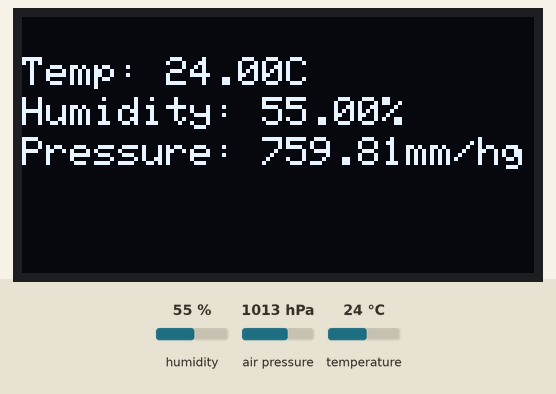
A sketch run on a simulated Arduino Uno, built with avr-gcc and run on an emulated ATmega328P. On the bench: 128×64 one-colour display. The inputs (shaded band) are chosen by the test bench; at power-on: humidity 55 %, air pressure 1013 hPa, temperature 24 °C.

Above: at 3.2 s.
3.3 s: humidity set to 22 %
At 5.3 s:
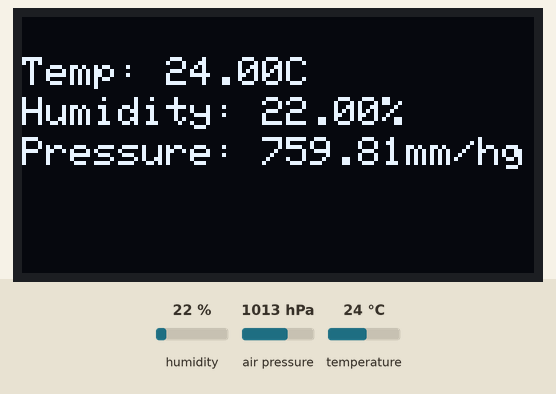
5.6 s: air pressure set to 952 hPa
At 7.4 s:
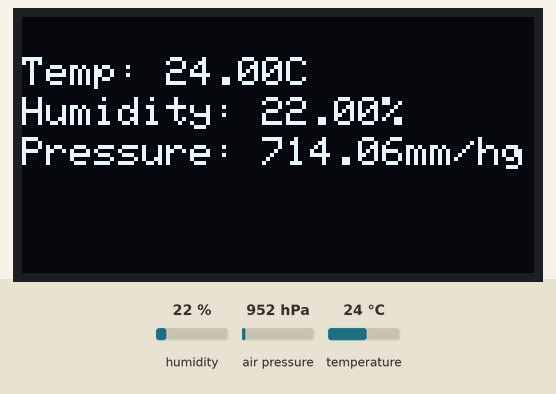
7.7 s: temperature set to 12 °C
At 9.1 s:
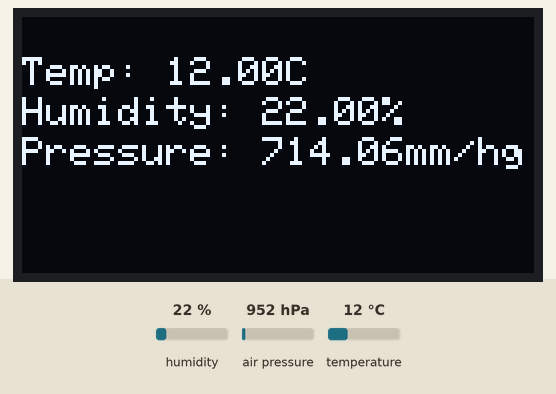
9.8 s: humidity set to 40 %
At 10.9 s:
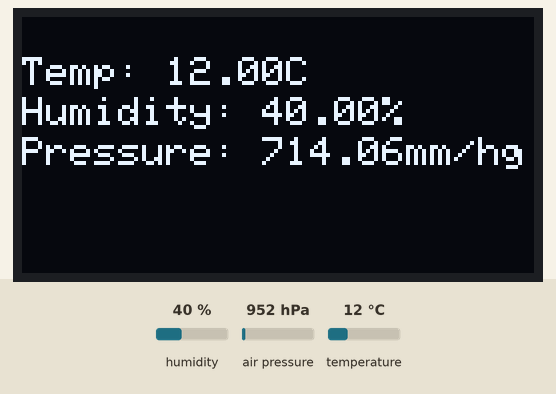
Timing chart, 0 to 12.8 s (numbered marks = the images above; inputs shaded):
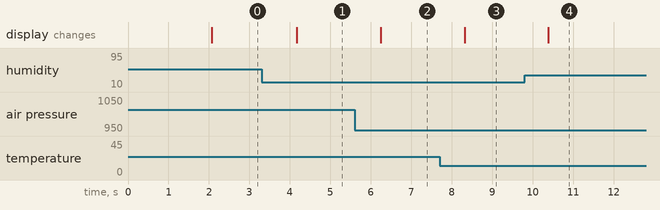

The sketch:

Sensor.ino
```cpp
// адрес BME280 жёстко задан в файле библиотеки Adafruit_BME280.h
// стоковый адрес был 0x77, у китайского модуля адрес 0x76.
// Так что если юзаете НЕ библиотеку из архива - не забудьте поменять

// sensor
#include <Wire.h>
#include <Adafruit_Sensor.h>
#include <Adafruit_BME280.h>
#include <Adafruit_GFX.h>
#include <Adafruit_SSD1306.h>

#define SCREEN_WIDTH 128 // OLED display width, in pixels
#define SCREEN_HEIGHT 64 // OLED display height, in pixels
// Declaration for an SSD1306 display connected to I2C (SDA, SCL pins)
Adafruit_SSD1306 display(SCREEN_WIDTH, SCREEN_HEIGHT, &Wire, -1);

#define SEALEVELPRESSURE_HPA (1013.25)
Adafruit_BME280 bme;

float dispTemp, dispHum, dispPres = 0;

void readSensors() {
  bme.takeForcedMeasurement();
  dispTemp = bme.readTemperature();
  dispHum = bme.readHumidity();
  dispPres = (float)bme.readPressure() * 0.00750062;

  display.clearDisplay();
  display.setCursor(0, 10);
  display.println("Temp: " + String(dispTemp) + "C");
  display.setCursor(0, 20);
  display.println("Humidity: " + String(dispHum) + "%");
  display.setCursor(0, 30);
  display.println("Pressure: " + String(dispPres) + "mm/hg");
  display.display();
}

void setup() {
  if(!display.begin(SSD1306_SWITCHCAPVCC, 0x3C)) { // Address 0x3D for 128x64
    Serial.println(F("SSD1306 allocation failed"));
    for(;;);
  }

  delay(2000);
  display.clearDisplay();
  display.setTextSize(1);
  display.setTextColor(WHITE);

  bme.begin(&Wire);
  bme.setSampling(Adafruit_BME280::MODE_FORCED,
                  Adafruit_BME280::SAMPLING_X1, // temperature
                  Adafruit_BME280::SAMPLING_X1, // pressure
                  Adafruit_BME280::SAMPLING_X1, // humidity
                  Adafruit_BME280::FILTER_OFF   );

  readSensors();
}

void loop() {
  readSensors();
  delay(1000);
}
```

Measured:
- after the input at 3.3 s, the display: changes after 0.87 s (image 1)
- after the input at 5.6 s, the display: changes after 0.65 s (image 2)
- after the input at 7.7 s, the display: changes after 0.62 s (image 3)
- after the input at 9.8 s, the display: changes after 0.59 s (image 4)
